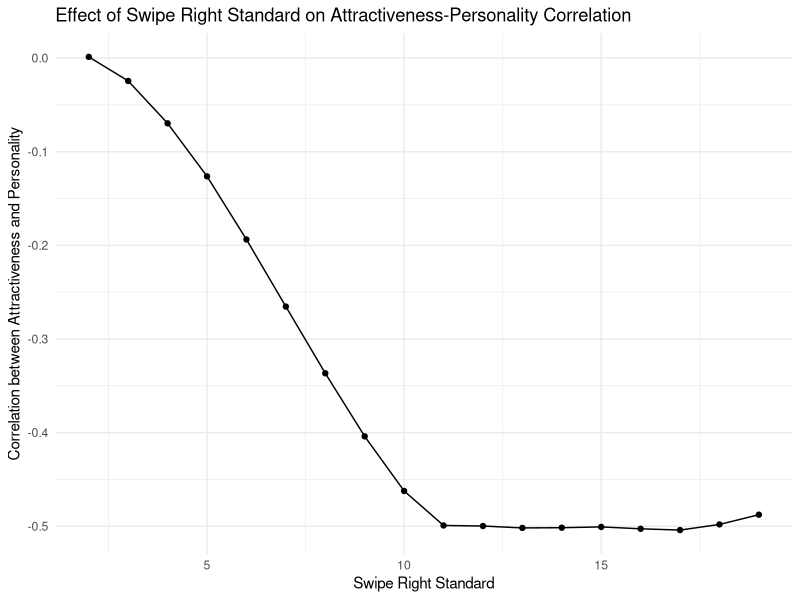
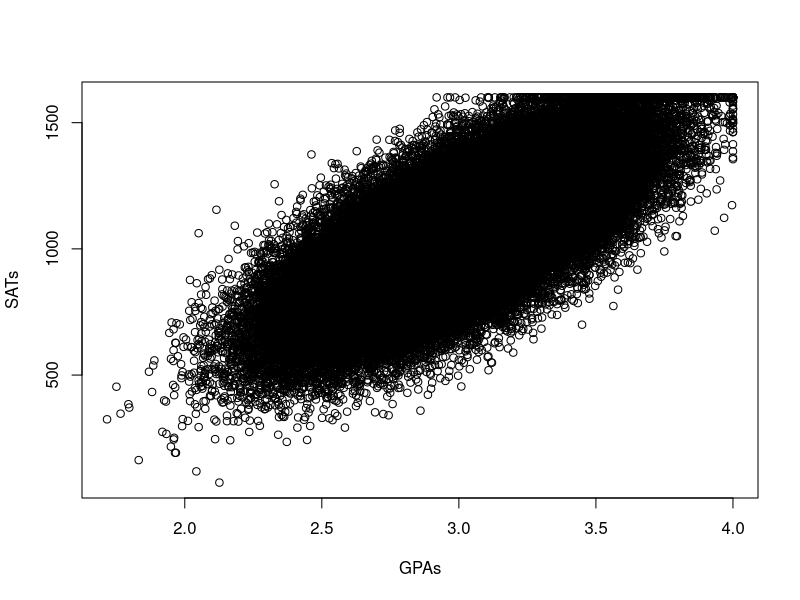

Generate these figures, in order, with R:
## ---- chunk 1
library(ggplot2)
## ---- chunk 2
#Build the population
pop.size <- 100000

#The ceiling function rounds up. Taking a uniform from 0 to 10 and rounding up will give us an integer from 1 to 10
attractiveness <- ceiling(runif(pop.size,0,10))
personality <- ceiling(runif(pop.size,0,10))
dating.population <- data.frame(attractiveness,personality)
## ---- chunk 3

cor(attractiveness, personality)

## ---- chunk 4

right_swipe_subset <- subset(dating.population, attractiveness + personality >= 10)

cor(right_swipe_subset$attractiveness, right_swipe_subset$personality)


## ---- chunk 5

cor_nums_set <- numeric(length = 0)

standard <- 2:19

for (i in standard) {
  right_subsets <- subset(dating.population, attractiveness + personality >= i)
  cor_num <- cor(right_subsets$attractiveness, right_subsets$personality)
  cor_nums_set <- c(cor_nums_set, cor_num) 
}

cor_nums_set

cor_data <- data.frame(Standard = standard, Correlation = cor_nums_set)

ggplot(cor_data, aes(x = Standard, y = Correlation)) +
  geom_line() + 
  geom_point() + 
  theme_minimal() + 
  labs(title = "Effect of Swipe Right Standard on Attractiveness-Personality Correlation",
       x = "Swipe Right Standard",
       y = "Correlation between Attractiveness and Personality")

## ---- chunk 6

average_rating <- 0.9 * (5 * 0.9) + 0.1 * (5 * 0.5)
average_rating

## ---- chunk 7

average_rating2 <- 0.2 * (5 * 0.9) + 0.8 * (5 * 0.5)
average_rating2

## ---- chunk 8
# Build a population of high school seniors applying for college. 
pop.size <- 100000
GPAs <- rnorm(pop.size, 3,.3)
GPAs <- pmin(GPAs, 4)
GPAS <- pmax(GPAs,0)
SATs <- 1050+500*(GPAs-3)+rnorm(pop.size,0,150)
SATs <- pmin(SATs,1600)
SATs <- pmax(SATs,0)
seniors <- data.frame(GPAs, SATs)
plot(GPAs,SATs)
## ---- chunk 9

cor(GPAs, SATs)

## ---- chunk 10
#Create a vector called zGPAs where you standardize the GPA scores into z-scores

zGPAs <- (GPAs - mean(GPAs))/sd(GPAs)

#Create another vector called zSATs where you standardize the SAT scores into z-scores

zSATs <- (SATs - mean(SATs))/sd(SATs)

## ---- chunk 11
# Create a subset of the population who are accepted to MSU and not accepted to ESU. This represents the freshman class of 2027.

msu_accepted <- ((zGPAs + zSATs) / 2 > 0) & ((zGPAs + zSATs) / 2 < 1)

msu_students <- subset(seniors, msu_accepted)

## ---- chunk 12

cor(msu_students$GPAs, msu_students$SATs)

## ---- chunk 13
#Your code / calculations go here

p_H <- 0.005 * 0.05 + 0.1 * 0.95
p_H

p_VH <- 0.005 * 0.05 / p_H
p_VH

## ---- chunk 14
#Your code / calculations go here

p_H <- 0.005 * 0.25 + 0.1 * 0.75
p_H

p_VH <- 0.005 * 0.25 / p_H
p_VH

## ---- chunk 15
#Your code / calculations go here

p_H <- 0.005 * 0.9 + 0.1 * 0.1
p_H

p_VH <- 0.005 * 0.9 / p_H
p_VH

